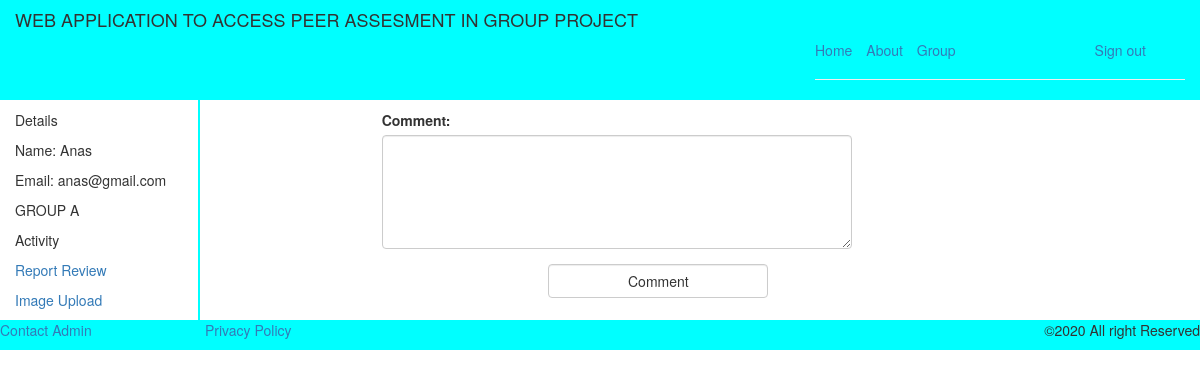
Screenshot of /comment.php (signed in) with the database file from the repository.
### tables this page shows
CREATE TABLE IF NOT EXISTS `student` (
  `id` int(11) NOT NULL AUTO_INCREMENT,
  `name` varchar(100) NOT NULL,
  `matric_no` varchar(25) NOT NULL,
  `username` varchar(50) NOT NULL,
  `email` varchar(50) NOT NULL,
  `password` varchar(50) NOT NULL,
  PRIMARY KEY (`id`)
);

CREATE TABLE IF NOT EXISTS `assigned_student` (
  `assign_id` int(11) NOT NULL AUTO_INCREMENT,
  `student_id` varchar(50) NOT NULL,
  `group_id` int(11) NOT NULL,
  PRIMARY KEY (`assign_id`)
);

CREATE TABLE IF NOT EXISTS `groups` (
  `id` int(11) NOT NULL AUTO_INCREMENT,
  `name` varchar(5) NOT NULL,
  PRIMARY KEY (`id`)
);

### comment.php (the view, shortened to what this page needs)
<!DOCTYPE html>
<html lang="en">
<head>
<link rel="stylesheet" href="css/bootstrap.min.css">
</head>
<body>
<div class="container-fluid">
<div class="row" style="background:#00FFFF;">
<div class="col-sm-8">
<h4>WEB APPLICATION TO ACCESS PEER ASSESMENT IN GROUP PROJECT</h4>
</div>
<div class="col-sm-4">
<div class="page-header">
<ul class="list-inline">
<li><a href="dashboard.php">Home</a></li>
<li><a href="about.php">About</a></li>
<li><a href="group.php">Group</a></li>
<li class="col-sm-offset-4"><a href="logout.php">Sign out</a></li>
</ul>
</div>
</div>
</div>
<div class="row">
<?php
$student_id=$_SESSION['student_id'];
$query = "SELECT * FROM student WHERE id='$student_id'";
		$result = mysql_query($query)or die(mysql_error());
		$row = mysql_fetch_array($result);
?>
<div class="col-sm-2" style="border-right-color:#00FFFF;border-right-style:solid;border-width:2px;">
<p>Details</p>
<p>Name: <?php echo $row['name'];?></p>
<p>Email: <?php echo $row['email'];?></p>
<?php
$query_group = "SELECT * FROM assigned_student INNER JOIN groups ON assigned_student.group_id=groups.id WHERE student_id='$student_id'";
		$result_group = mysql_query($query_group)or die(mysql_error());
		$row_group = mysql_fetch_array($result_group);?>
 <p>GROUP <?php echo $row_group['name'];?></p>
<p>Activity</p>
<p><a href="report_review.php">Report Review</a></p>
<p><a href="uploaded_image.php">Image Upload</a></p>
</div>
<div class="col-sm-10">
<div class="row">
<form role="form" method="post">
  <div class="form-group col-sm-6 col-sm-offset-2">
  <label for="comment">Comment:</label>
  <textarea class="form-control" rows="5" id="comment" name="comment"></textarea>
</div>
<div class="form-group col-sm-3 col-sm-offset-4">
<button type="submit" class="btn btn-default form-control" name="submit">Comment</button>
</div>
</form>
</div>
</div>
</div>
</div>
<div class="row" style="background:#00FFFF;">
<div class="col-sm-2">
<a href="contact.php">Contact Admin</a>
</div>
<div class="col-sm-2">
<a href="">Privacy Policy</a>
</div>
<div class="col-sm-8 text-right">
<p>&copy;2020 All right Reserved</p>
</div>
</div>
</body>
</html>

### rows the page displays
student: name "Anas", email "anas@gmail.com"
assigned_student: group.name "A"
